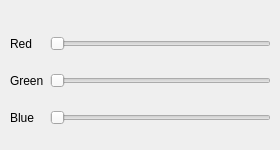
       <widget class="QWidget" name="tabKd" >
        <attribute name="title" >
         <string>Diffuse</string>
        </attribute>
        <widget class="QWidget" name="layoutWidget" >
         <property name="geometry" >
          <rect>
           <x>10</x>
           <y>20</y>
           <width>261</width>
           <height>121</height>
          </rect>
         </property>
         <layout class="QGridLayout" name="gridLayout" >
          <item row="0" column="0" >
           <widget class="QLabel" name="label" >
            <property name="text" >
             <string>Red</string>
            </property>
           </widget>
          </item>
          <item row="0" column="1" >
           <widget class="QSlider" name="horizontalSliderRD" >
            <property name="maximum" >
             <number>255</number>
            </property>
            <property name="orientation" >
             <enum>Qt::Horizontal</enum>
            </property>
           </widget>
          </item>
          <item row="1" column="0" >
           <widget class="QLabel" name="label_2" >
            <property name="text" >
             <string>Green</string>
            </property>
           </widget>
          </item>
          <item row="1" column="1" >
           <widget class="QSlider" name="horizontalSliderGD" >
            <property name="maximum" >
             <number>255</number>
            </property>
            <property name="orientation" >
             <enum>Qt::Horizontal</enum>
            </property>
           </widget>
          </item>
          <item row="2" column="0" >
           <widget class="QLabel" name="label_3" >
            <property name="text" >
             <string>Blue</string>
            </property>
           </widget>
          </item>
          <item row="2" column="1" >
           <widget class="QSlider" name="horizontalSliderBD" >
            <property name="maximum" >
             <number>255</number>
            </property>
            <property name="orientation" >
             <enum>Qt::Horizontal</enum>
            </property>
           </widget>
          </item>
         </layout>
        </widget>
       </widget>
